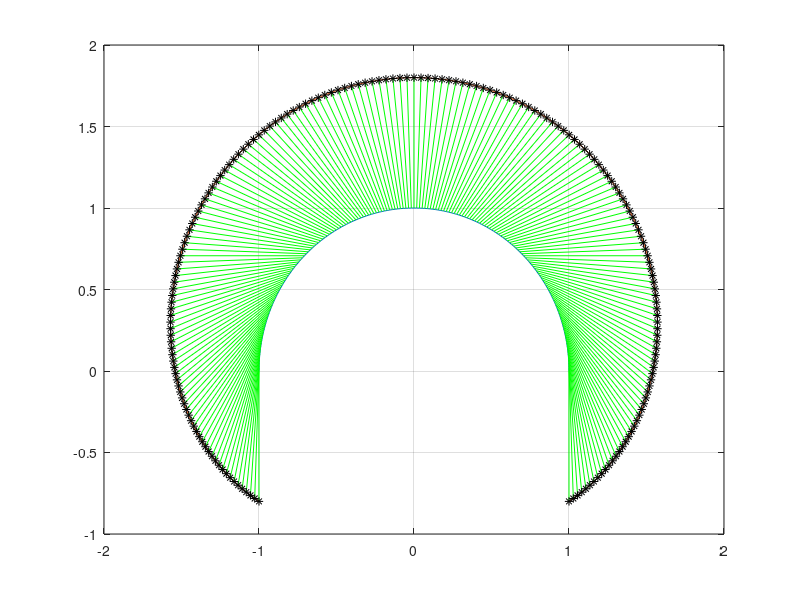

MATLAB code to generate this figure: (Note: this script raises an error after producing the figure.)
clc
clear all
close all

L1 = 1;
L2 = 0.8;
alfa1 = ( 0 : 180 ) * pi / 180;
alfa2 = ( -90 : 90 ) * pi / 180;

x( 1 , : ) = L1 * cos( alfa1 );
y( 1 , : ) = L1 * sin( alfa1 );
x( 2 , : ) = L1 * cos( alfa1 ) + L2 * cos( alfa1 + alfa2 );
y( 2 , : ) = L1 * sin( alfa1 ) + L2 * sin( alfa1 + alfa2 );

plot( x( 1 , : ) , y( 1 , : ) , x( 2 , : ) , y( 2 , : ) );
axis([ -2 , 2 , -1 , 2 ]);
grid on;
hold;

n = 500;
for i = 1 : n
    plot( x ( : , i ) , y ( : , i ) , '-g');
    plot( x ( 2 , i ) , y ( 2 , i ) , '*k' );
    pause( 0.01 );
end